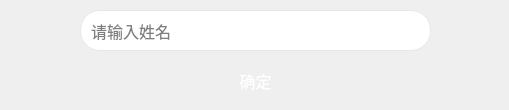
<?xml version="1.0" encoding="UTF-8"?>
<ui version="4.0">
 <class>CNameChangeDlg</class>
 <widget class="QDialog" name="CNameChangeDlg">
  <property name="geometry">
   <rect>
    <x>0</x>
    <y>0</y>
    <width>509</width>
    <height>110</height>
   </rect>
  </property>
  <property name="windowTitle">
   <string>Dialog</string>
  </property>
  <property name="styleSheet">
   <string notr="true">#CNameChangeDlg
{
background-color:qlineargradient(
        x1: 0, y1: 0,
        x2: 1, y2: 1,
        stop: 0 #fef3ff,
        stop: 1 #d9eaff 
    );;
}</string>
  </property>
  <widget class="QLineEdit" name="lineEdit">
   <property name="geometry">
    <rect>
     <x>80</x>
     <y>10</y>
     <width>351</width>
     <height>41</height>
    </rect>
   </property>
   <property name="font">
    <font>
     <family>黑体</family>
     <pointsize>12</pointsize>
    </font>
   </property>
   <property name="styleSheet">
    <string notr="true">#lineEdit
{
border:none;
border: 1px solid #e5e7e9;
border-radius:20;
 padding: 8px; 
}

#lineEdit:hover
{
border: 1px solid #f7115b;
border-radius:20;
 padding: 8px; 
}</string>
   </property>
   <property name="placeholderText">
    <string>请输入姓名</string>
   </property>
  </widget>
  <widget class="QPushButton" name="pushButton">
   <property name="geometry">
    <rect>
     <x>140</x>
     <y>60</y>
     <width>231</width>
     <height>41</height>
    </rect>
   </property>
   <property name="font">
    <font>
     <family>黑体</family>
     <pointsize>12</pointsize>
    </font>
   </property>
   <property name="styleSheet">
    <string notr="true">#pushButton
{
border:none;
color:#ffffff;
  background-color: qlineargradient(
        x1: 0, y1: 0,
        x2: 1, y2: 1,
        stop: 0 #767aff,
        stop: 1 #83bcff 
    );
border-radius:20;
}


#pushButton:hover
{
  background-color: qlineargradient(
        x1: 0, y1: 0,
        x2: 1, y2: 1,
        stop: 0 #ec7f9e,
        stop: 1 #9ca2c4 
    );
}</string>
   </property>
   <property name="text">
    <string>确定</string>
   </property>
  </widget>
 </widget>
 <resources/>
 <connections/>
</ui>
